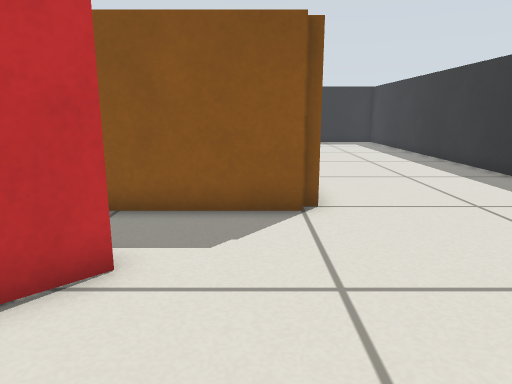
view 1 (above)

17 first-person views from a walk through a world built for the Gazebo simulator. The camera is 0.51 m above the floor, tilts 12° down and sees 70° across. The floor is counted in squares, 0.25 m on a side. Each view is taken from the middle of a square. On the plan, view 1 faces up. The plan holds only what a view shows up to about 19 squares ahead; the rest is blank. The place goes on beyond the plan.

view 2
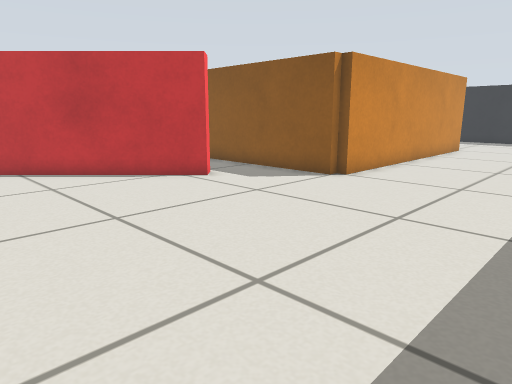

view 3
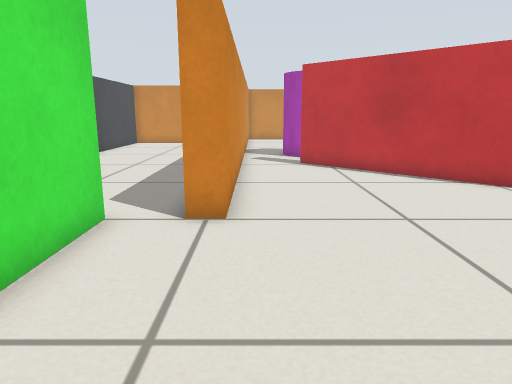

view 4
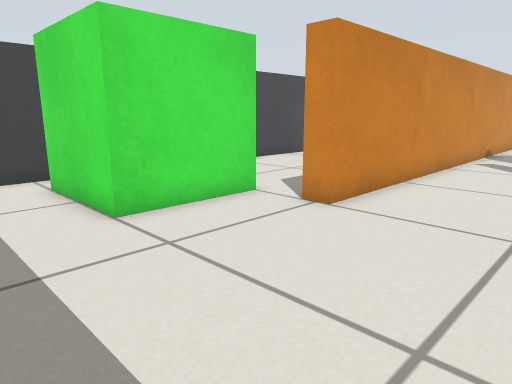

view 5
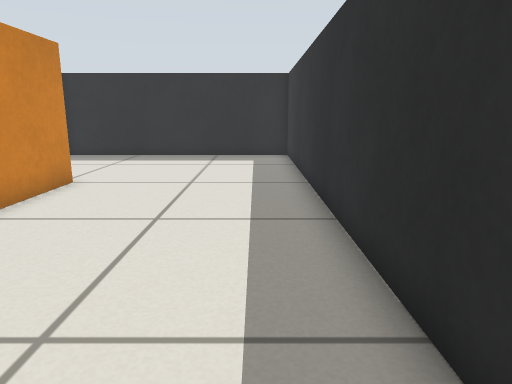

view 6
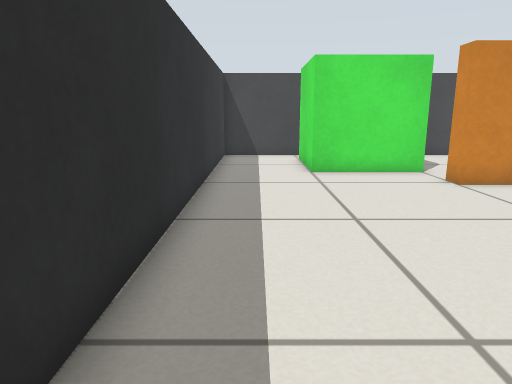

view 7
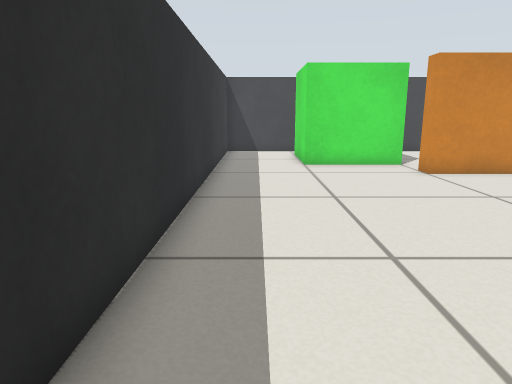

view 8
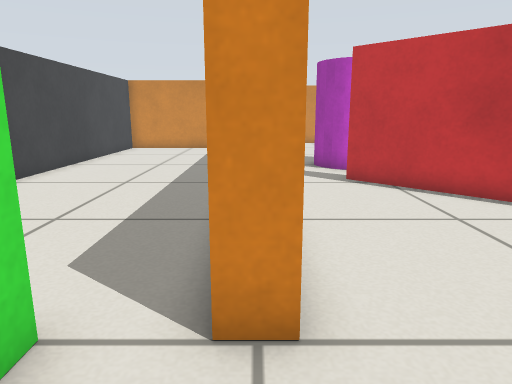

view 9
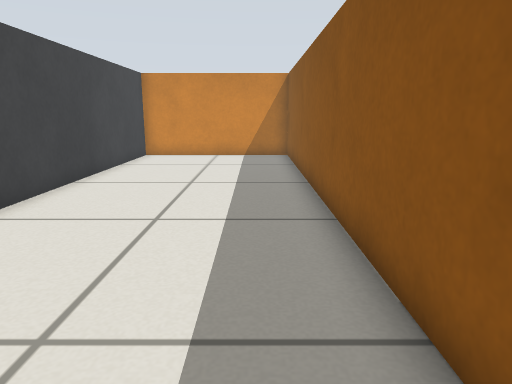

view 10
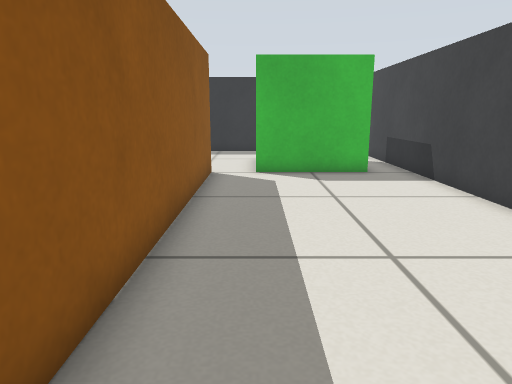

view 11
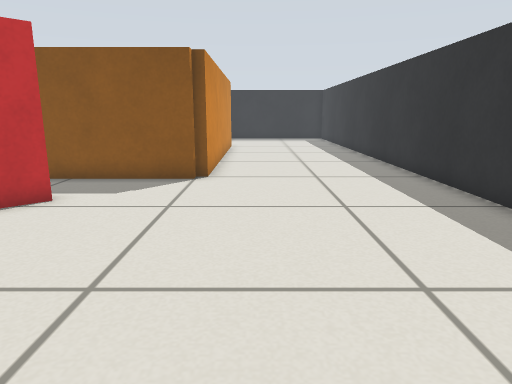

view 12
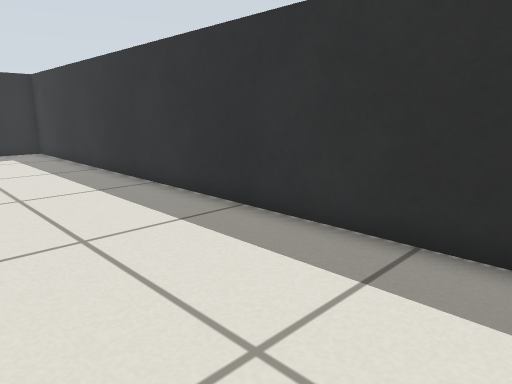

view 13
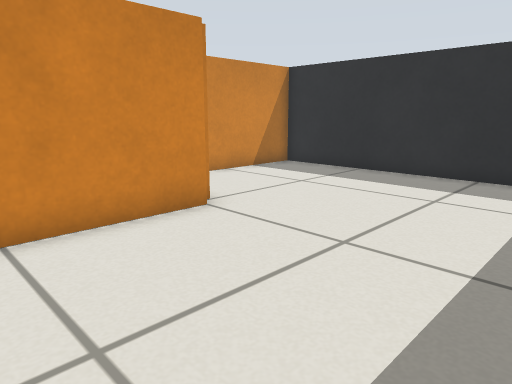

view 14
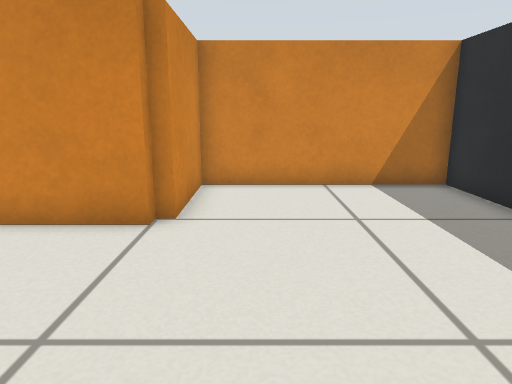

view 15
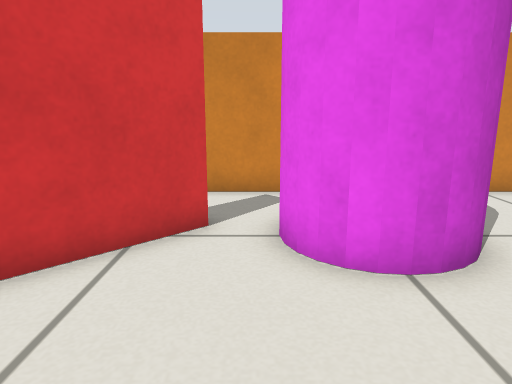

view 16
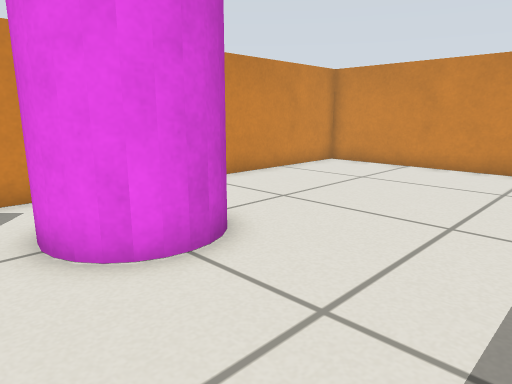

view 17
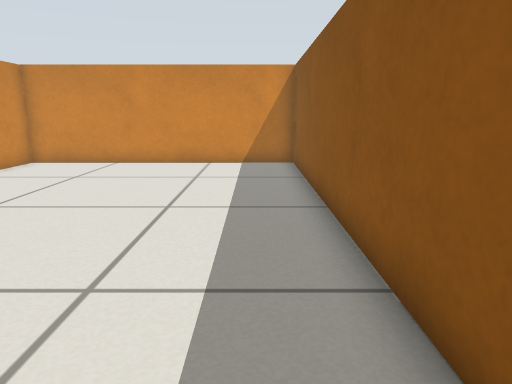

### Floor plan
Key: @ floor where view 1 was taken; # wall or solid block; . floor; B red box; C magenta cylinder; G green box.
Columns run from 23 left of view 1 to 9 right of it. Each row starts with its distance up from view 1.
 28                     #############
 27                     #...........#
 26                     #...........#
 25                     #...........#
 24                     #...........#
 23                     #...........#
 22                     #...........#
 21                     #...........#
 20                     #####.......#
 19                         #.......#
 18                         #.......#
 17                         #.......#
 16                         #.......#
 15                         #.......#
 14                         #.......#
 13                         #.......#
 12                         #.......#
 11                         #.......#
 10                         #.......#
  9                         #.......#
  8 ###############  ########.......#
  7 #..............   ..............#
  6 #................  .............#
  5 #..............      B..........#
  4 #................   BB..........#
  3 #................. BB...........#
  2 #...........C....BBB............#
  1 #..........CCC..BBB.............#
  0 #.........   CCBBB.....@........#
 -1 #..........  C.BB...............#
 -2 #...........C...................#
 -3 #...............................#
 -4 #########################.......#
 -5     #...........................#
 -6     #...................GGGGG...#
 -7     #...................G   G...#
 -8     #...................G   G...#
 -9     #...................G   G...#
-10     #...................G   G...#
-11     #...........................#
-12     #############################

Positions as (right, up) in squares from view 1, and headings:
1: (0, 0), facing up
2: (8, -3), facing up-left
3: (8, -3), facing left
4: (8, 1), facing down-left
5: (7, 9), facing up
6: (7, 7), facing down
7: (7, 9), facing down
8: (4, -4), facing left
9: (0, -6), facing left
10: (-12, -6), facing right
11: (3, -4), facing up
12: (3, 6), facing up-right
13: (8, 15), facing up-left
14: (8, 22), facing left
15: (-9, 6), facing down
16: (-8, 6), facing down-left
17: (-7, 6), facing left
